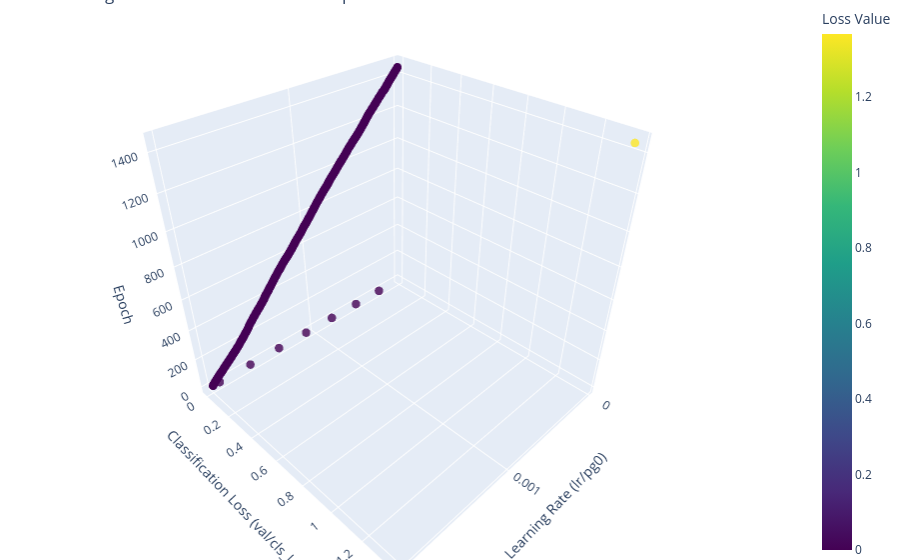

The code cell stored with this chart in its notebook:
### Code cell
graph_LrLoss_3D(df)

### Figure 1 — Plotly figure (JSON) as saved in the notebook; plotly's stock layout.template omitted (floating-point values rounded to 4 significant figures; data arrays with more than 128 entries replaced by an {"elided": "..."} marker saying what was removed)
{"data": [{"marker": {"color": {"elided": "1445 float values"}, "colorbar": {"title": {"text": "Loss Value"}}, "colorscale": [[0, "#440154"], [0.1111, "#482878"], [0.2222, "#3e4989"], [0.3333, "#31688e"], [0.4444, "#26828e"], [0.5556, "#1f9e89"], [0.6667, "#35b779"], [0.7778, "#6ece58"], [0.8889, "#b5de2b"], [1, "#fde725"]], "opacity": 0.8, "size": 5}, "mode": "markers", "type": "scatter3d", "x": {"elided": "1445 float values"}, "y": {"elided": "1445 float values"}, "z": {"elided": "1445 int values"}}], "layout": {"margin": {"b": 0, "l": 0, "r": 0, "t": 0}, "scene": {"xaxis": {"title": {"text": "Learning Rate (lr/pg0)"}}, "yaxis": {"title": {"text": "Classification Loss (val/cls_loss)"}}, "zaxis": {"title": {"text": "Epoch"}}}, "title": {"text": "Learning Rate vs. Validation Loss vs. Epoch"}}}
